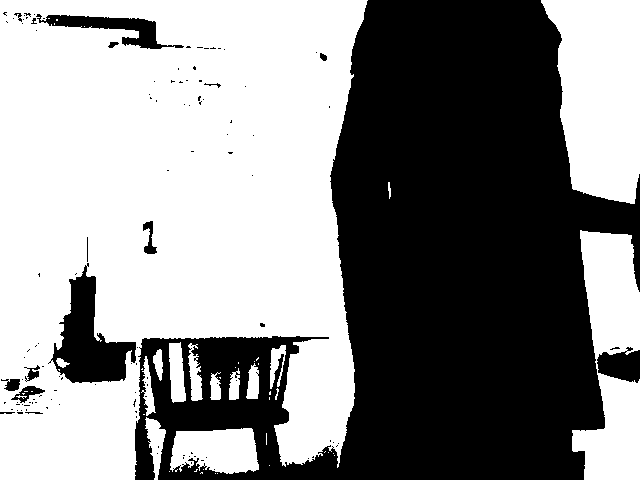
#> input picture space/digit.png, 640 x 480 px
$ python digit.py
#> lines starting #> are read from the running program, lines starting #| are printed output that depends on the picture; after the words box and inside, x2 and y2 are one past the last pixel; in counts of white or black regions, pixels touching at a corner belong together
#!/usr/bin/env python
import numpy as np
import cv2
# import scipy.ndimage as nd

readimage = cv2.imread('digit.png')
#> readimage is the input picture: shape (480, 640, 3); 55.2% white; 120 black regions (105 under 20 px), largest, box (x1, y1, x2, y2) and area: (135, 0, 640, 480) 128797, (48, 263, 136, 383) 4627, (36, 14, 184, 49) 1727
ret, thres = cv2.threshold(readimage, 127, 255, cv2.THRESH_BINARY_INV)
cut = np.array(thres[210:260,120:170])
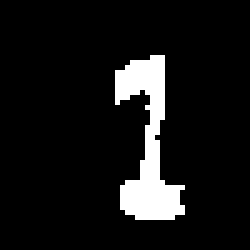
#> cut: shape (50, 50, 3) (shown 5 times larger); 8.6% white; 1 white region, box (x1, y1, x2, y2) and area: (23, 11, 37, 44) 215
# cuts = nd.interpolation.zoom(cut,2/5,order=1)
print(cut.shape)
#| (50, 50, 3)
cv2.imshow('myimage', cut)
cv2.imwrite('myimage.png', cut)
cv2.waitKey(0) & 0xFF

cv2.destroyAllWindows()
